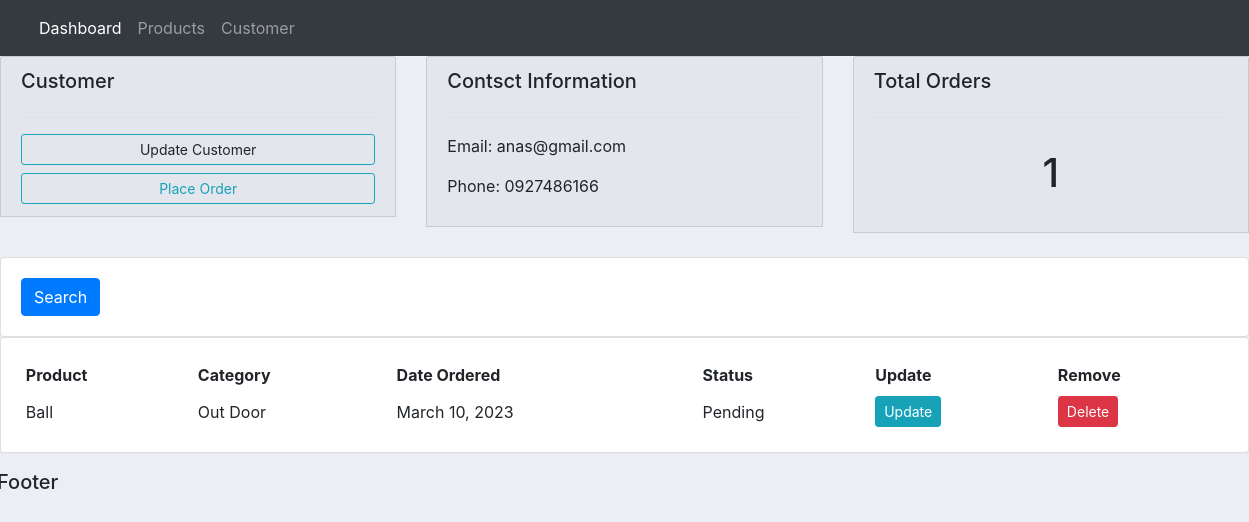
Before: /customer/1/ with the older database file.
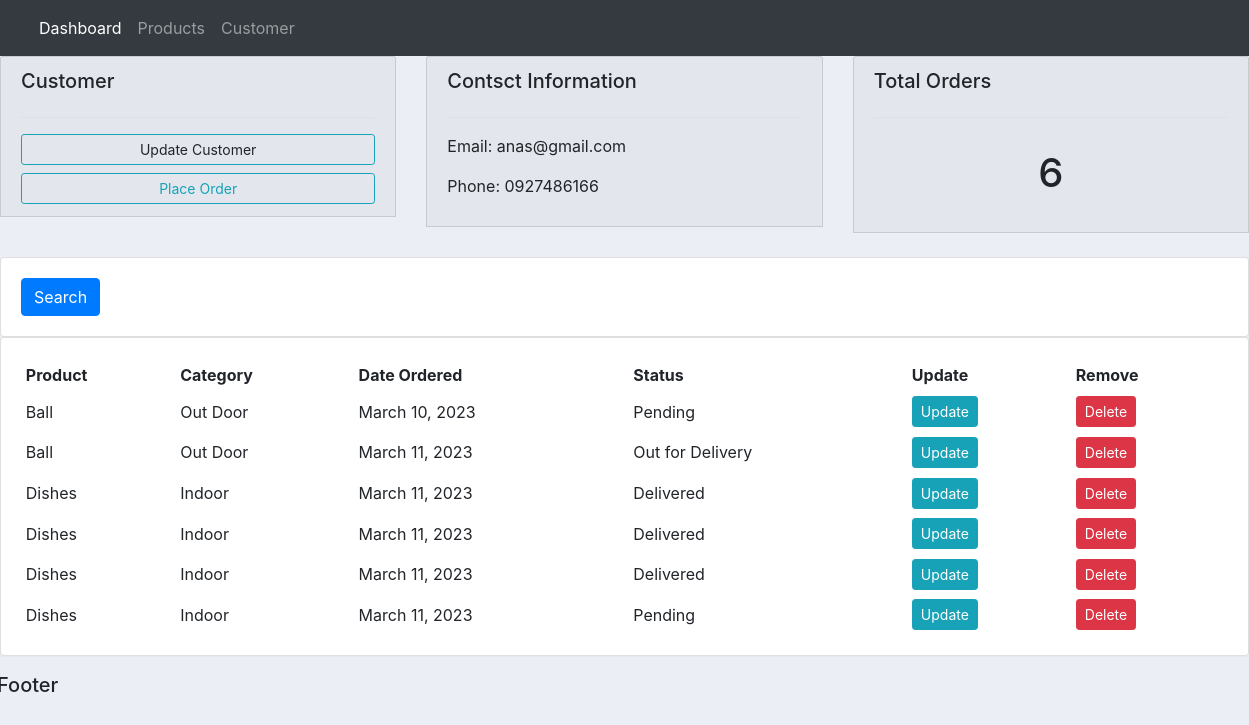
After: the same page with the newer database file.
### accounts/models.py (models this page shows, shortened)
class Customer(models.Model):
    name = models.CharField(max_length=200, null=True)
    phone = models.CharField(max_length=200, null=True)
    email = models.EmailField(max_length=200, null=True)
    date_created = models.DateTimeField(auto_now_add=True, editable=False)

class Order(models.Model):
    STATUS = (
        ('Pending', 'pending'),
        ('Out for Delivery', 'Out for Delivery'),
        ('Delivered', 'Delivered'),
    )
    customer = models.ForeignKey(Customer, null=True, on_delete=models.SET_NULL)
    product = models.ForeignKey(Product, null=True, on_delete=models.SET_NULL)
    date_created = models.DateField(auto_now_add=True, null=True)
    status = models.CharField(max_length=200, null=True, choices=STATUS)

class Product(models.Model):
    CATEGORY = (
        ('Indoor', 'Indoor'),
        ('Out Door', 'Out Door'),
    )
    name = models.CharField(max_length=200, null=True)
    price = models.FloatField(null=True)
    category = models.CharField(max_length=200, null=True, choices=CATEGORY)
    decription = models.CharField(max_length=200, null=True, blank=True)
    date_created = models.DateField(auto_now_add=True, null=True)
    tags = models.ManyToManyField(Tag)
    def __str__(self):
        return self.name

### accounts/views.py (the view)
# urls.py: path('customer/<str:pk_test>/', views.customer, name="customer"),
def customer(request, pk_test):
    customer = Customer.objects.get(id=pk_test)
    orders = customer.order_set.all()
    order_count = orders.count()
    context = {
        'customer': customer,
        'orders': orders,
        'order_count': order_count
    }
    return render(request, "accounts/customer.html", context)

### accounts/templates/accounts/customer.html
{% extends "accounts/main.html" %}
{% block content %}
<div class="row">
    <div class="col-md">
        <div class="card card-header">
            <h5>Customer</h5>
            <hr>
            <a class="btn btn-outline-info btn-sm btn-block">Update Customer</a>
            <a class="btn btn-outline-info btn-sm btn-block" href="{% url 'create_order' customer.id %}">Place Order</a>
        </div>
    </div>
    <div class="col-md">
        <div class="card card-header">
            <h5>Contsct Information</h5>
            <hr>
            <p>Email: {{ customer.email }}</p>
            <p>Phone: {{ customer.phone }}</p>
        </div>
    </div>
    <div class="col-md">
        <div class="card card-header">
            <h5>Total Orders</h5>
            <hr>
            <h1 style="text-align: center;padding: 15px">{{order_count}}</h1>
        </div>
    </div>
</div>
<br>
<div class="row">
    <div class="col">
        <div class="card card-body">
            <form method="get">
                <button class="btn btn-primary" type="submit">Search</button>
            </form>
        </div>
    </div>
</div>
<div class="row">
    <div class="col">
        <div class="card card-body">
            <table class="table-sm">
                <tr>
                    <th>Product</th>
                    <th>Category</th>
                    <th>Date Ordered</th>
                    <th>Status</th>
                    <th>Update</th>
                    <th>Remove</th>
                </tr>
                {% for order in orders %}
                <tr>
                    <td>{{ order.product }}</td>
                    <td>{{order.product.category}}</td>
                    <td>{{order.date_created}}</td>
                    <td>{{order.status}}</td>
                    <td><a class="btn btn-sm btn-info" href="{% url 'update_order' order.id %}">Update</a></td>
                    <td><a class="btn btn-sm btn-danger" href="{% url 'delete_order' order.id %}">Delete</a></td>
                </tr>
                {% endfor %}
            </table>
        </div>
</div>
{% endblock %}

### accounts/templates/accounts/main.html (shortened to what this page needs)
{% load static %}
<!DOCTYPE html>
<html lang="en">
<head>
    <link rel="stylesheet" href="https://cdn.jsdelivr.net/npm/bootstrap@5.2.3/dist/css/bootstrap.min.css"
>
    <link rel="stylesheet" href="https://cdn.jsdelivr.net/npm/bootstrap@4.0.0/dist/css/bootstrap.min.css"
>
    <link rel="stylesheet" href="{% static '/css/main.css' %}">
    </head>
<body>
    {% include "accounts/navbar.html" %}
    {% block content %}
    {% endblock %}
    <hr>
    <h5>Footer</h5>
</body>
</html>

### accounts/templates/accounts/navbar.html (shortened to what this page needs)
{% load static %}
<nav class="navbar navbar-expand-lg navbar-dark bg-dark">
    <div class="container-fluid">
      <div class="collapse navbar-collapse" id="navbarNav">
        <ul class="navbar-nav">
          <li class="nav-item">
            <a class="nav-link active" aria-current="page" href="{% url 'home' %}">Dashboard</a>
          </li>
          <li class="nav-item">
            <a class="nav-link" href="{% url 'products' %}">Products</a>
          </li>
          <li class="nav-item">
            <a class="nav-link" href="#">Customer</a>
          </li>
        </ul>
      </div>
    </div>
  </nav>

### static/css/main.css (style rules this page uses)
body { background-color: #ebeff5; }

Changed rows visible on the page:
added Order: product "Ball", product.category "Out Door", date_created "March 11, 2023", status "Out for Delivery"
added Order: product "Dishes", product.category "Indoor", date_created "March 11, 2023", status "Delivered"
added Order: product "Dishes", product.category "Indoor", date_created "March 11, 2023", status "Delivered"
added Order: product "Dishes", product.category "Indoor", date_created "March 11, 2023", status "Delivered"
added Order: product "Dishes", product.category "Indoor", date_created "March 11, 2023", status "Pending"
Other visible differences:
{{ order_count }}: "1" → "6"
